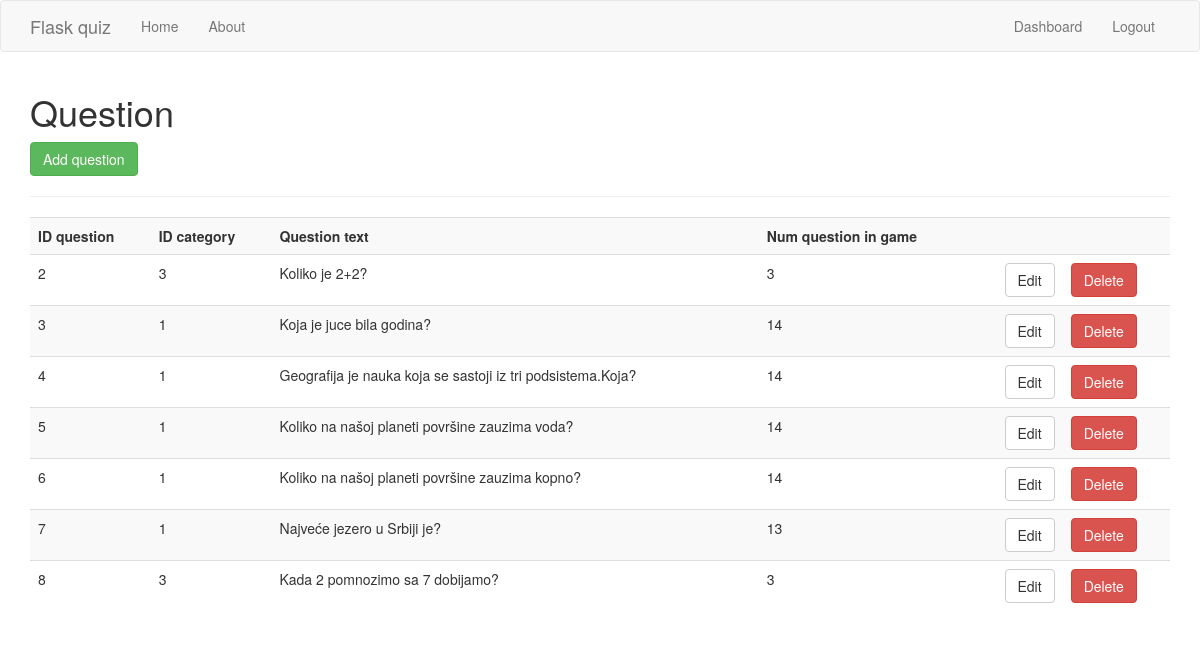
Page /question (signed in) on the earlier database version.
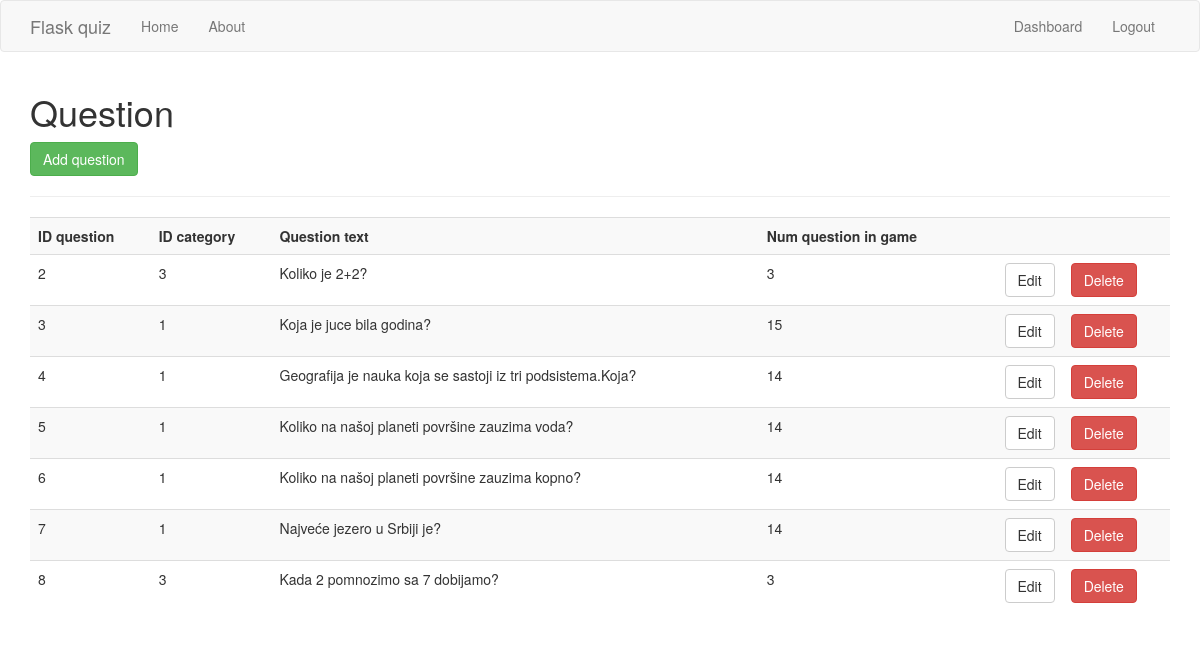
Same page on the later database version.
### app/models.py (models this page shows)
class Question(db.Model):
    id_question = db.Column(db.Integer, primary_key=True)
    id_category = db.Column(db.Integer, db.ForeignKey('category.id_category'))
    question_text = db.Column(db.String(256))
    num_question_in_game = db.Column(db.Integer)

### app/quiz/routes.py (the view)
@quiz.route('/question', methods=['GET', 'POST'])
@is_logged_in
def question():
    global conn
    try:
        conn = sqlite3.connect("quiz.db")
    except Error as e:
        print(e)
    cur = conn.cursor()
    result_q = cur.execute("SELECT * FROM question")
    questions = cur.fetchall()
    if result_q:
        return render_template('question.html', questions=questions)
    else:
        msg = 'No question Found'
        return render_template('dashboard.html', msg=msg)

### app/users/__utils__.py (called while the page is built)
def is_logged_in(f):
    @wraps(f)
    def wrap(*args, **kwargs):
        if 'logged_in' in session:
            return f(*args, **kwargs)
        else:
            flash('Unauthorized, Please login', 'danger')
            return redirect(url_for('login'))
    return wrap

### app/templates/question.html (shortened to what this page needs)
{% extends "layout.html" %}
{% block body %}
  <h1>Question</h1>
  <a class="btn btn-success" href="/question_add">Add question</a>
  <hr>
  <table class="table table-striped">
    <tr>
      <th>ID question</th>
      <th>ID category</th>
      <th>Question text</th>
      <th>Num question in game</th>
      <th></th>
      <th></th>
    </tr>
    {% for question in questions %}
      <tr>
        <td>{{question[0]}}</td>
        <td>{{question[1]}}</td>
        <td>{{question[2]}}</td>
        <td>{{question[3]}}</td>
        <td><a href="question_edit/{{question[0]}}" class="btn btn-default pull-right">Edit</a></td>
        <td>
          <form action="{{url_for('question_delete', id=question[0])}}" method="post">
            <input type="submit" value="Delete" class="btn btn-danger">
          </form>
        </td>
      </tr>
    {% endfor %}
  </table>
{% endblock %}

### app/templates/layout.html (shortened to what this page needs)
<!DOCTYPE html>
<html>
  <head>
    <link rel="stylesheet" href="https://maxcdn.bootstrapcdn.com/bootstrap/3.3.7/css/bootstrap.min.css">
  </head>
  <body>
    {% include 'includes/_navbar.html' %}
    <div class="container">
      {% block body %}{% endblock %}
    </div>
  </body>
</html>

### app/templates/includes/_navbar.html (shortened to what this page needs)
<nav class="navbar navbar-default">
      <div class="container">
        <div class="navbar-header">
          <a class="navbar-brand" href="#">Flask quiz</a>
        </div>
        <div id="navbar" class="collapse navbar-collapse">
          <ul class="nav navbar-nav">
            <li><a href="/">Home</a></li>
            <li><a href="/about">About</a></li>
          </ul>
          <ul class="nav navbar-nav navbar-right">
            {% if session.logged_in %}
              <li><a href="{{ url_for('main.dashboard') }}">Dashboard</a></li>
              <li><a href="{{ url_for('users.logout') }}">Logout</a></li>
            {% else %}
              <li><a href="{{ url_for('users.register') }}">Register</a></li>
              <li><a href="{{ url_for('users.login') }}">Login</a></li>
            {% endif %}
          </ul>
        </div>
      </div>
    </nav>

Differences in the rows shown:
changed Question "Koja je juce bila godina?": num_question_in_game "14" → "15"
changed Question "Najveće jezero u Srbiji je?": num_question_in_game "13" → "14"
